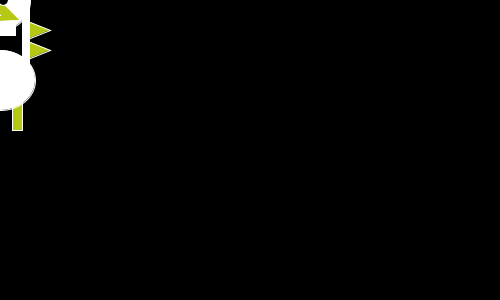
Frame 1 (no input)
Frame 60 (the mouse pressed at the canvas centre just before this capture): identical to frame 1, image omitted
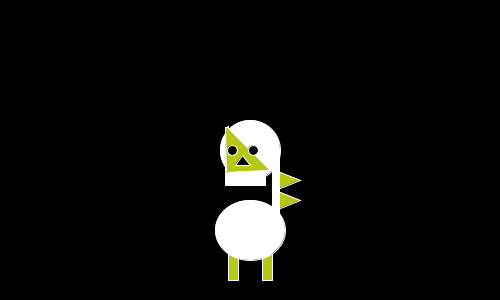
Frame 120 (the mouse held since frame 60 and released just before this capture)

The Processing sketch that drew these frames (run headless with seeded random() and noise(); from frame 60 on, the mouse is pressed at the canvas centre):

// Processing sketch: processing_25291
// ── processing_25291.pde

void setup() {
       size(500, 300);
       stroke(255);
       background(0);
     }
     
void draw() {
  background(0);
  fill(255);
  smooth();
  
  int x=mouseX;
  int y=mouseY;
  
  fill(180,200,20);
  rect(x-22,y+90,10,40); //legs
  rect(x+12,y+90,10,40); //legs
  
   //neck
  fill(180,200,20);
  beginShape();
  vertex(x+25,y+20);
  vertex(x+50,y+30);
  vertex(x+25,y+40);
  vertex(x+50,y+50);
  vertex(x+25,y+60);
 /* vertex(x+50,y+70);
  vertex(x+30,y+80);
  vertex(x+50,y+90);
  vertex(x+30,y+100);*/
  endShape();
  
  
  fill(255);
  ellipse(x,y,60,60); //head
  rect(x-25,y,40,35); //head
  rect(x+22,y,7,80); //neck
  ellipse(x,y+80,70,60); //body
  

  //legs
 // rect(50,50,10,50);
  
 /* beginShape();
  vertex(50,20);
  vertex(60,0);
  vertex(60,60);
  vertex(40,60);
  vertex(40,50);
  vertex(50,50);
  endShape(CLOSE);*/
  
  fill(180,200,20);
  beginShape();
  vertex(x+20,y+20);
  vertex(x-22,y+22);
  vertex(x-22,y+24);
  vertex(x-23,y+23);
  vertex(x-25,y+23);
  vertex(x-24,y+20);
  vertex(x-25,y-23);
  vertex(x-23,y-23);
  vertex(x-22,y-24);
  vertex(x-22,y-22);
  endShape(CLOSE);
  
 
  
  
  
  
  fill(0);
  ellipse(x-18,y,10,10); //eye
  ellipse(x+3,y,10,10); //eye
  triangle(x-8,y+5,x,y+15,x-15,y+15); //nose
  
  
     
     
     }
